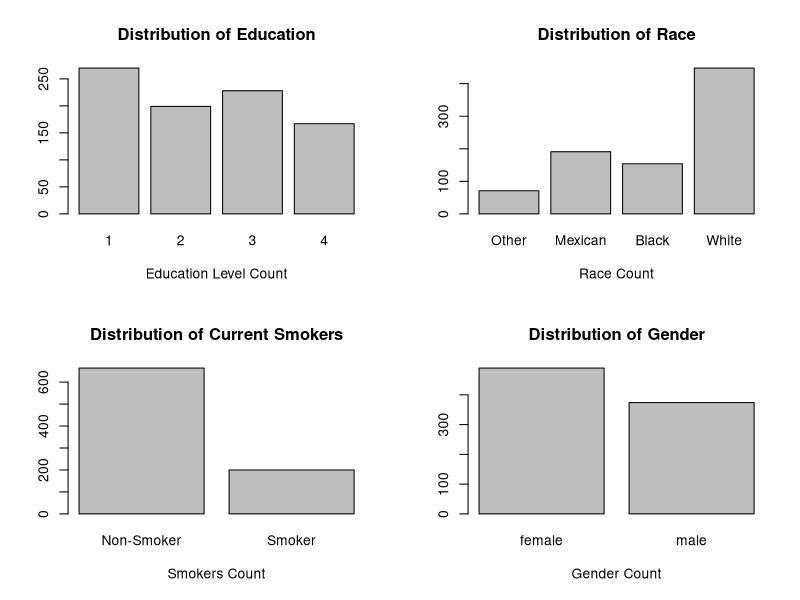
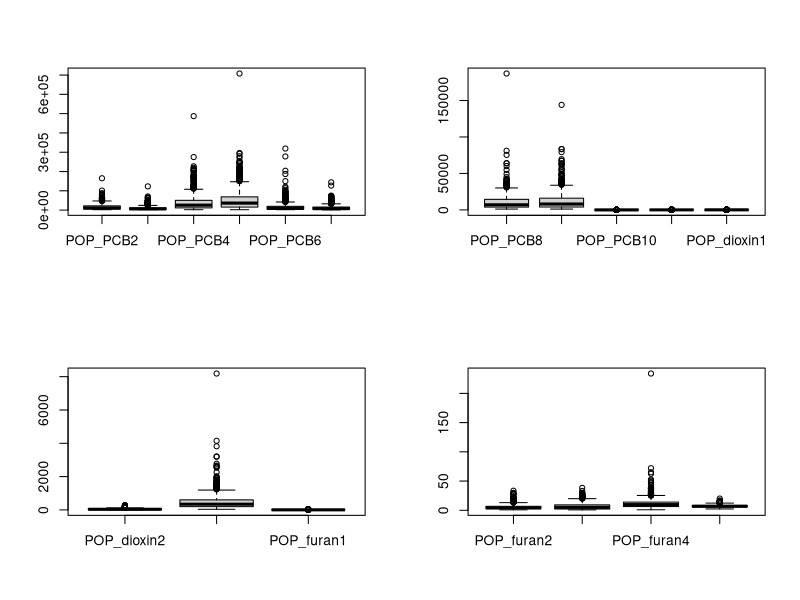
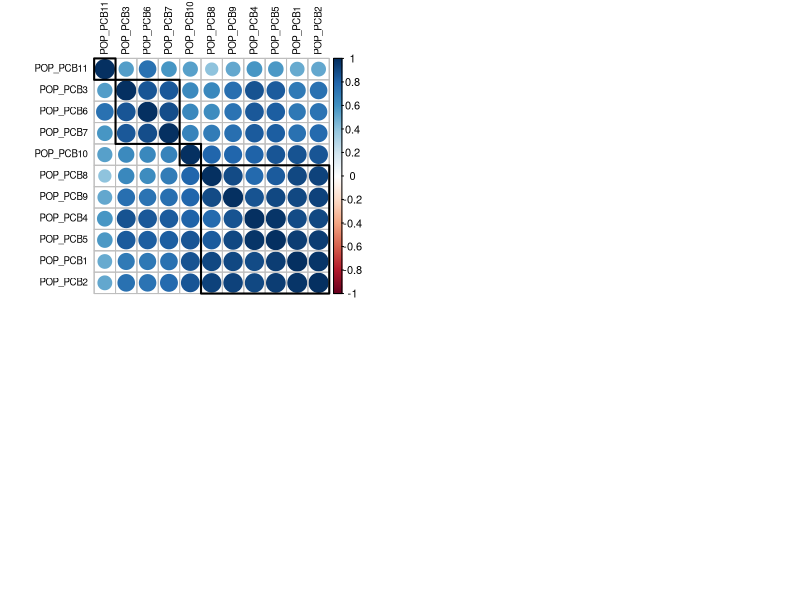
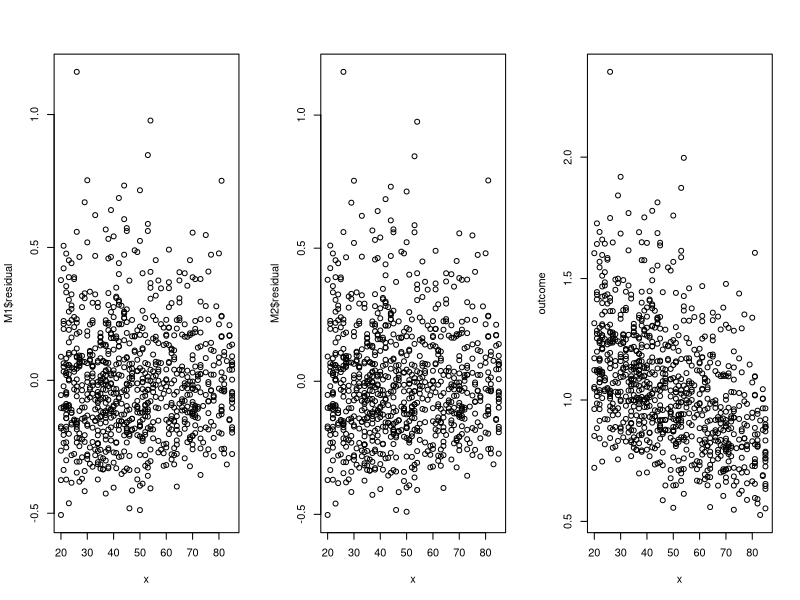
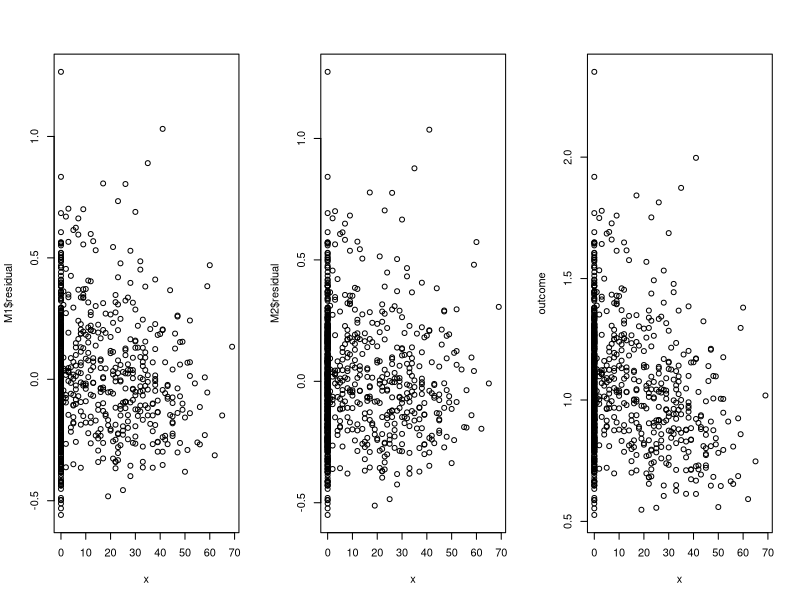
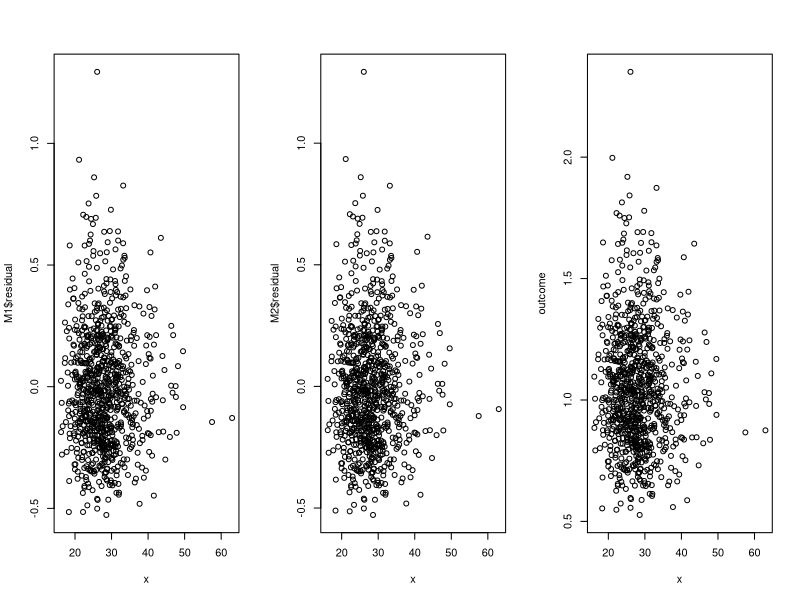
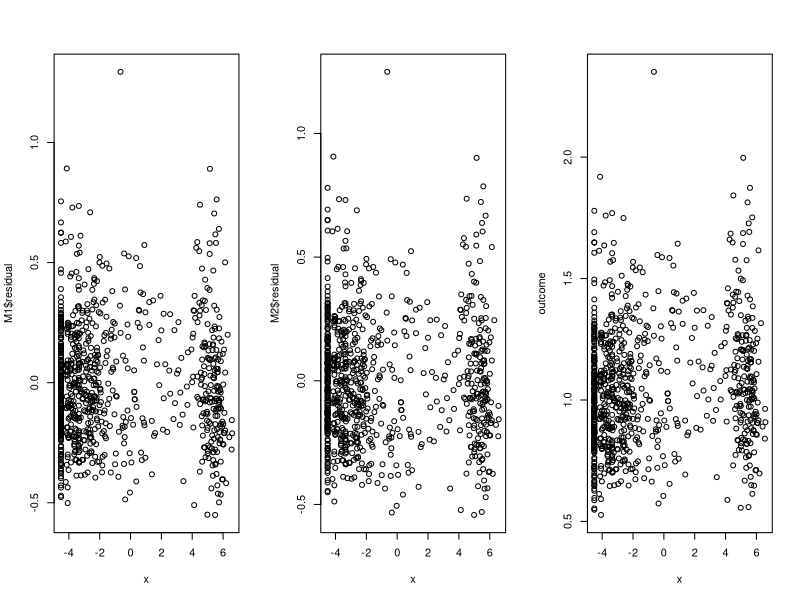
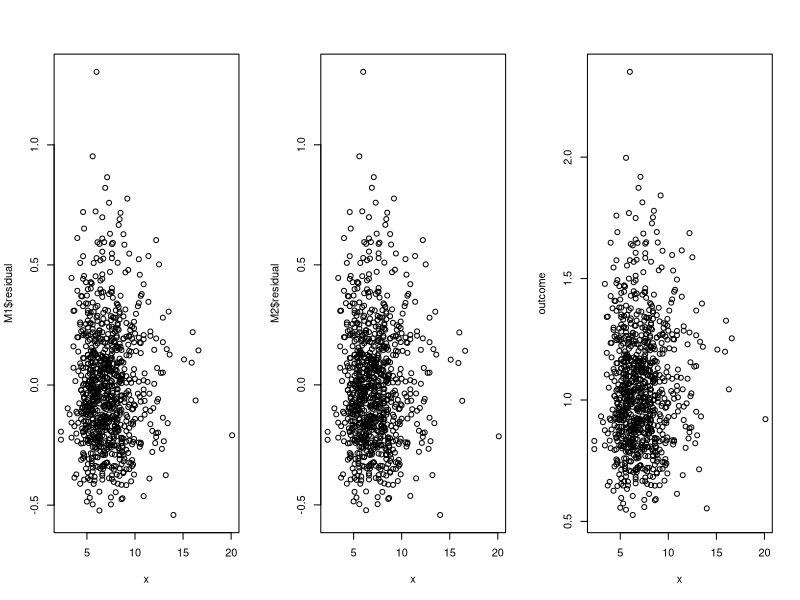

These figures' R source, in order:
## ---- chunk 1
knitr::opts_chunk$set(echo = TRUE)
## ---- chunk 2
# CHANGE ABSOLUTE PATH

# setwd("~/Desktop/stat341/R331project/data")
# setwd("~/School/4A/STAT 331/R331project/data")
# setwd("~/Desktop/R331project/data")

pollutants_raw <- read.csv("pollutants.csv", header = TRUE)
head(pollutants_raw)
## ---- chunk 3
# Mxn's work
# clean the pollutants dataframe
pollutants <- subset(pollutants_raw , select = -X)

# deal with categorical data

# 1 = Less Than 9th Grade or 9-11th Grade (Includes 12th grade with no diploma) 
# 2 = High School Grad/GED or Equivalent
# 3 = Some College or AA degree
# 4 = College Graduate
edu_factor=factor(pollutants$edu_cat)

# 1 = Other Race (Including Multi-Racial);
# 2 = Mexican American; 
# 3 = Non-Hispanic Black; 
# 4 = Non-Hispanic White
race_factor=factor(pollutants$race_cat, 
                   labels = c("Other", "Mexican", "Black", "White"))

# 0 = does not currently smoke; 
# 1 = currently smokes
smoke_factor=factor(pollutants$smokenow, labels = c("Non-Smoker", "Smoker"))

# 0 = female, 1 = male
gender_factor=factor(pollutants$male, labels = c("female", "male"))


pollutants$edu_cat = edu_factor
pollutants$race_cat = race_factor
pollutants$smokenow = smoke_factor
pollutants$male = gender_factor

head(pollutants)
summary(pollutants)
## ---- chunk 4
names(pollutants)
## ---- chunk 5
# Mxn's work
# put bargraphs for categorical data onto one picture
par(mfrow=c(2,2))

plot(edu_factor, 
     main="Distribution of Education",
     xlab="Education Level Count")

plot(race_factor, 
     main="Distribution of Race",
     xlab="Race Count")

plot(smoke_factor, 
     main="Distribution of Current Smokers",
     xlab="Smokers Count")

plot(gender_factor, 
     main="Distribution of Gender",
     xlab="Gender Count")
## ---- chunk 6
# Mxn's work

# PC 1-6
boxplot(pollutants[, 3:8])

# PC 7-11
boxplot(pollutants[, 9:13])

# Doxin
boxplot(pollutants[, 14:16])

# Furan
boxplot(pollutants[, 17:20])
## ---- chunk 7
# Estella's work 1
library(corrplot)
library(ggplot2)

POP_PCB = c("POP_PCB1", "POP_PCB2","POP_PCB3", "POP_PCB4","POP_PCB5", "POP_PCB6","POP_PCB7", "POP_PCB8","POP_PCB9", "POP_PCB10", "POP_PCB11")
POP_PCB_data <- pollutants [, POP_PCB]
cc = cor(POP_PCB_data , method = "spearman")

# cluster my POP_PCB so that those with similar patterns of correlation coefficients are closer together. 
corrplot(cc, tl.col = "black", order = "hclust", hclust.method = "average", addrect = 4, tl.cex = 0.7)
#https://jkzorz.github.io/2019/06/11/Correlation-heatmaps.html
## ---- chunk 8
# Judy's work Part 1
# testing non-linearity in SLR
# if for any covariate, residual vs x for M1 has a pattern and
# residual vs x for M2 seems random, then y has a nonlinear
# relationship with with x.
# M1: fitting y to x
# M2: fitting y to x^2
par(mfrow=c(1, 3))
outcome <- pollutants$length
check <- function(x) {
  M1 <- lm(outcome ~ x)
  print(paste("residual for M1: ", sigma(M1)))
  M2 <- lm(outcome ~ x + I(x^2))
  print(paste("residual for M2: ", sigma(M2)))
  plot(x, M1$residual)
  plot(x, M2$residual)
  plot(x, outcome)
}
list <- list(pollutants$ageyrs, pollutants$yrssmoke,
             pollutants$BMI, pollutants$ln_lbxcot,
             pollutants$whitecell_count, pollutants$lymphocyte_pct, 
             pollutants$monocyte_pct, pollutants$eosinophils_pct, 
             pollutants$basophils_pct, pollutants$neutrophils_pct)
for (column in list) {
  check(column)
}
  
## ---- chunk 9
# Judy's work Part 2
# testing non-linearity in MLR
library(car)
M <- lm (length ~ ., data=pollutants)
avPlots(M)
## ---- chunk 10
# Estella's work 3
f <- as.formula((paste("length", paste("(", paste(POP_PCB, collapse = " + "), ")^2"), sep = " ~")))
m <- lm(f, data = pollutants)
summary(m)
## ---- chunk 11
# Estella's work 4 
# setting threshold of pvalue to be 0.05 and assess possible interaction terms
pvalues <- summary(m)$coefficients[,4]
p_threshold = 0.05
selected <-which(pvalues<= p_threshold)
names(selected)
## ---- chunk 12
train_data <- pollutants[1:600,]
test_data <- pollutants[501:nrow(pollutants),]
## ---- chunk 13
#stepwise parameters selection without any interaction terms
M0 <- lm(length ~ 1, data = train_data) # minimal model
Mfull <- lm(length ~ ., data= train_data)

## 2 corresponds to AIC
## log(n) corresponds to BIC

# stepwise AIC
Mstart <- lm(length ~ ., data= train_data)
system.time({
  MAIC <- step(object = Mstart,
               scope = list(lower = M0, upper = Mfull),
               direction = "both", trace = 0, k = 2)
})

#stepwiseBIC
system.time({
  MBIC <- step(object = Mstart,
               scope = list(lower = M0, upper = Mfull),
               direction = "both", trace = 0, k = log(nrow(train_data)))
})

#stepwiseB_Adjusted R2
MAIC
MBIC
## ---- chunk 14
#stepwise parameters selection with any interaction terms
M0 <- lm(length ~ 1, data = train_data) # minimal model

#tail to remove length column
single <- paste(tail(colnames(train_data),-1), collapse = " + ")
#tail to remove intercept column
interaction <- paste(tail(names(selected),-1), collapse = " + ")
f_interaction <- as.formula((paste("length", paste("(", single,"+", interaction, ")"), sep = " ~")))
Mfull <- lm(f_interaction, data = train_data)
Mstart <- lm(f_interaction, data = train_data)

# stepwise AIC
Mstart <- lm(length ~ ., data= train_data)
system.time({
  MAIC_Interaction <- step(object = Mstart,
                           scope = list(lower = M0, upper = Mfull),
                           direction = "both", trace = 0, k = 2)
})

#stepwiseBIC
system.time({
  MBIC_Interaction <- step(object = Mstart,
                           scope = list(lower = M0, upper = Mfull),
                           direction = "both", trace = 0, k = log(nrow(train_data)))
})

#stepwiseB_Adjusted R2
MAIC_Interaction
MBIC_Interaction
## ---- chunk 15
# mxn's work
predAIC <- predict(MAIC, newdata=test_data)
predBIC <- predict(MBIC, newdata=test_data)
predAICInteraction <- predict(MAIC_Interaction, newdata=test_data)
predBICInteraction <- predict(MBIC_Interaction, newdata=test_data)

mean((test_data$length - predAIC)^2)
mean((test_data$length - predBIC)^2)
mean((test_data$length - predAICInteraction)^2)
mean((test_data$length - predBICInteraction)^2)
